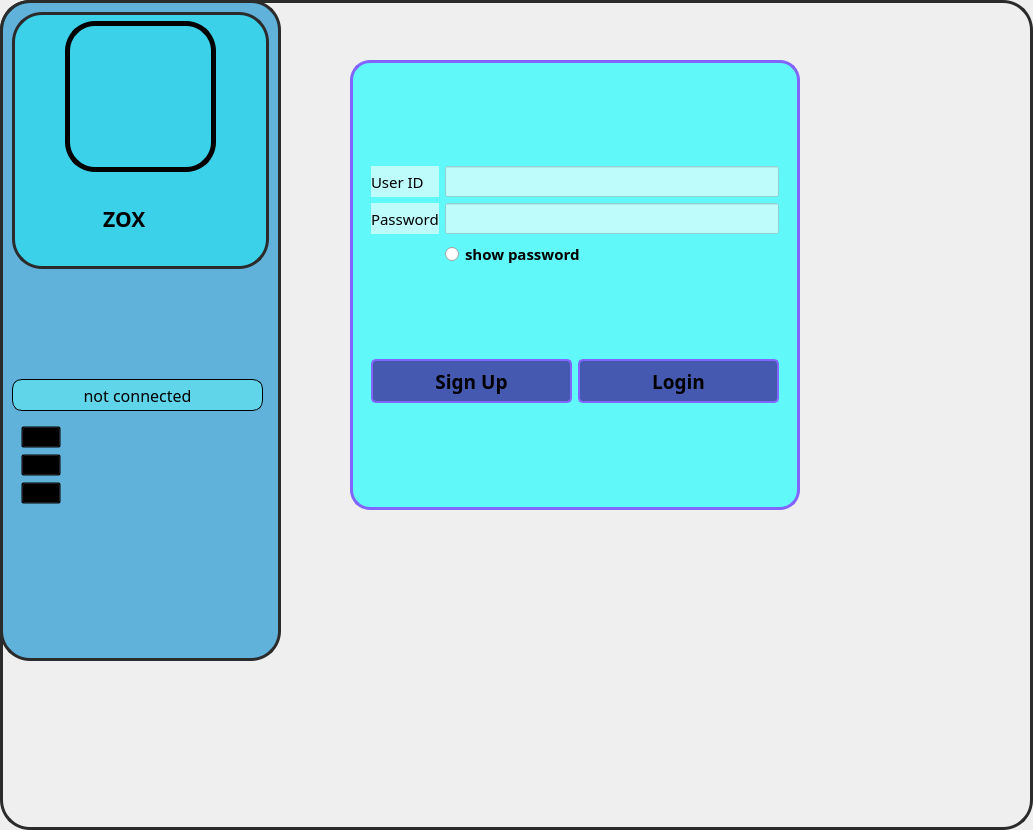
<?xml version="1.0" encoding="UTF-8"?>
<ui version="4.0">
 <class>HeatSink_login</class>
 <widget class="QMainWindow" name="HeatSink_login">
  <property name="geometry">
   <rect>
    <x>0</x>
    <y>0</y>
    <width>1033</width>
    <height>830</height>
   </rect>
  </property>
  <property name="minimumSize">
   <size>
    <width>1033</width>
    <height>830</height>
   </size>
  </property>
  <property name="maximumSize">
   <size>
    <width>1033</width>
    <height>830</height>
   </size>
  </property>
  <property name="font">
   <font>
    <family>BankGothic Md BT</family>
    <pointsize>12</pointsize>
   </font>
  </property>
  <property name="windowTitle">
   <string>HeatSink-Login</string>
  </property>
  <property name="windowIcon">
   <iconset>
    <normaloff>etro.svg</normaloff>etro.svg</iconset>
  </property>
  <property name="autoFillBackground">
   <bool>false</bool>
  </property>
  <property name="styleSheet">
   <string notr="true">#lback{
background-color: rgba(0, 136, 204,60%);
border-radius : 30px 30px;
border:3px solid #2b2b2b;

}
#backfull{
background-image:url(hu.jpg);
scaled-contents:true;
border:3px solid #2b2b2b;
border-radius: 30px;

}
#logo{
border-radius:30px;
border:3px solid #2b2b2b;

}

#whitelog{
background-color: rgba(0, 254, 254,40%);
border-radius:30px;
border:3px solid #2b2b2b;
}
#logdet{
background-color:rgba(0, 254, 254,60%);
border: 3px solid #8265fe;
border-radius:20px
}

#label1 ,#label2 ,#usrin,#passin{
background-color:rgba(254, 254, 254,60%);
height:25px
}

#loginbtn,#signbtn{
background-color:rgba(62, 49, 157,80%);
border:2px solid #8265fe;
border-radius:5px;
height:30px;
padding:5px;

}

#fb,#insta,#twitter{
background:transparent;
}
#connect{
background-color:rgba(96, 248, 248,50%);
border-radius:10px;
height:30px;
width:251px;
border:1px solid black;
}</string>
  </property>
  <property name="iconSize">
   <size>
    <width>30</width>
    <height>30</height>
   </size>
  </property>
  <widget class="QWidget" name="backfull">
   <property name="maximumSize">
    <size>
     <width>1033</width>
     <height>830</height>
    </size>
   </property>
   <property name="autoFillBackground">
    <bool>false</bool>
   </property>
   <property name="styleSheet">
    <string notr="true"/>
   </property>
   <layout class="QGridLayout" name="gridLayout"/>
   <widget class="QFrame" name="lback">
    <property name="geometry">
     <rect>
      <x>0</x>
      <y>0</y>
      <width>281</width>
      <height>661</height>
     </rect>
    </property>
    <property name="minimumSize">
     <size>
      <width>251</width>
      <height>661</height>
     </size>
    </property>
    <property name="maximumSize">
     <size>
      <width>281</width>
      <height>821</height>
     </size>
    </property>
    <property name="styleSheet">
     <string notr="true"/>
    </property>
    <layout class="QGridLayout" name="gridLayout_3">
     <item row="0" column="0" colspan="2" alignment="Qt::AlignTop">
      <widget class="QWidget" name="whitelog" native="true">
       <property name="minimumSize">
        <size>
         <width>257</width>
         <height>257</height>
        </size>
       </property>
       <property name="maximumSize">
        <size>
         <width>257</width>
         <height>257</height>
        </size>
       </property>
       <layout class="QGridLayout" name="gridLayout_5">
        <item row="0" column="0">
         <widget class="QLabel" name="badge">
          <property name="maximumSize">
           <size>
            <width>151</width>
            <height>151</height>
           </size>
          </property>
          <property name="autoFillBackground">
           <bool>false</bool>
          </property>
          <property name="styleSheet">
           <string notr="true">#badge{
border-radius:30px;
border:5px solid black}</string>
          </property>
          <property name="frameShape">
           <enum>QFrame::StyledPanel</enum>
          </property>
          <property name="frameShadow">
           <enum>QFrame::Raised</enum>
          </property>
          <property name="text">
           <string/>
          </property>
          <property name="pixmap">
           <pixmap>etro.svg</pixmap>
          </property>
          <property name="scaledContents">
           <bool>true</bool>
          </property>
         </widget>
        </item>
        <item row="1" column="0">
         <widget class="QLabel" name="label">
          <property name="maximumSize">
           <size>
            <width>151</width>
            <height>82</height>
           </size>
          </property>
          <property name="font">
           <font>
            <family>Clarendon BT</family>
            <pointsize>16</pointsize>
            <weight>75</weight>
            <bold>true</bold>
           </font>
          </property>
          <property name="text">
           <string>       ZOX</string>
          </property>
          <property name="textFormat">
           <enum>Qt::PlainText</enum>
          </property>
          <property name="scaledContents">
           <bool>true</bool>
          </property>
         </widget>
        </item>
       </layout>
      </widget>
     </item>
     <item row="4" column="0">
      <widget class="QFrame" name="frame">
       <property name="maximumSize">
        <size>
         <width>251</width>
         <height>232</height>
        </size>
       </property>
       <layout class="QFormLayout" name="formLayout">
        <item row="0" column="0">
         <widget class="QPushButton" name="insta">
          <property name="text">
           <string/>
          </property>
          <property name="icon">
           <iconset>
            <normaloff>icaon/soc/instagram (1).png</normaloff>icaon/soc/instagram (1).png</iconset>
          </property>
          <property name="iconSize">
           <size>
            <width>50</width>
            <height>50</height>
           </size>
          </property>
         </widget>
        </item>
        <item row="2" column="0">
         <widget class="QPushButton" name="twitter">
          <property name="text">
           <string/>
          </property>
          <property name="icon">
           <iconset>
            <normaloff>icaon/soc/twitter.png</normaloff>icaon/soc/twitter.png</iconset>
          </property>
          <property name="iconSize">
           <size>
            <width>50</width>
            <height>50</height>
           </size>
          </property>
         </widget>
        </item>
        <item row="1" column="0">
         <widget class="QPushButton" name="fb">
          <property name="text">
           <string/>
          </property>
          <property name="icon">
           <iconset>
            <normaloff>icaon/soc/facebook (1).png</normaloff>icaon/soc/facebook (1).png</iconset>
          </property>
          <property name="iconSize">
           <size>
            <width>50</width>
            <height>50</height>
           </size>
          </property>
         </widget>
        </item>
       </layout>
      </widget>
     </item>
     <item row="1" column="0">
      <widget class="QPushButton" name="connect">
       <property name="font">
        <font>
         <family>BankGothic Md BT</family>
         <pointsize>12</pointsize>
        </font>
       </property>
       <property name="text">
        <string>not connected</string>
       </property>
       <property name="icon">
        <iconset resource="icaon/reso.qrc">
         <normaloff>:/white/white/activity.svg</normaloff>:/white/white/activity.svg</iconset>
       </property>
       <property name="iconSize">
        <size>
         <width>24</width>
         <height>24</height>
        </size>
       </property>
      </widget>
     </item>
    </layout>
   </widget>
   <widget class="QFrame" name="logdet">
    <property name="geometry">
     <rect>
      <x>350</x>
      <y>60</y>
      <width>450</width>
      <height>450</height>
     </rect>
    </property>
    <property name="minimumSize">
     <size>
      <width>450</width>
      <height>450</height>
     </size>
    </property>
    <property name="maximumSize">
     <size>
      <width>500</width>
      <height>500</height>
     </size>
    </property>
    <property name="styleSheet">
     <string notr="true"/>
    </property>
    <property name="frameShape">
     <enum>QFrame::StyledPanel</enum>
    </property>
    <property name="frameShadow">
     <enum>QFrame::Raised</enum>
    </property>
    <layout class="QGridLayout" name="gridLayout_2">
     <item row="0" column="0">
      <widget class="QWidget" name="widget" native="true">
       <property name="maximumSize">
        <size>
         <width>500</width>
         <height>500</height>
        </size>
       </property>
       <layout class="QGridLayout" name="gridLayout_4">
        <item row="1" column="0">
         <layout class="QHBoxLayout" name="horizontalLayout">
          <property name="spacing">
           <number>6</number>
          </property>
          <property name="sizeConstraint">
           <enum>QLayout::SetMinAndMaxSize</enum>
          </property>
          <item>
           <widget class="QPushButton" name="signbtn">
            <property name="font">
             <font>
              <family>Bahnschrift Condensed</family>
              <pointsize>14</pointsize>
              <weight>75</weight>
              <bold>true</bold>
             </font>
            </property>
            <property name="text">
             <string>Sign Up</string>
            </property>
           </widget>
          </item>
          <item>
           <widget class="QPushButton" name="loginbtn">
            <property name="font">
             <font>
              <family>Bahnschrift Condensed</family>
              <pointsize>14</pointsize>
              <weight>75</weight>
              <bold>true</bold>
             </font>
            </property>
            <property name="text">
             <string>Login</string>
            </property>
           </widget>
          </item>
         </layout>
        </item>
        <item row="0" column="0">
         <layout class="QGridLayout" name="kgrid">
          <item row="1" column="1">
           <widget class="QLineEdit" name="passin"/>
          </item>
          <item row="0" column="1">
           <widget class="QLineEdit" name="usrin"/>
          </item>
          <item row="0" column="0">
           <widget class="QLabel" name="label1">
            <property name="font">
             <font>
              <family>ROG Fonts</family>
              <pointsize>11</pointsize>
              <weight>50</weight>
              <bold>false</bold>
             </font>
            </property>
            <property name="text">
             <string>User ID</string>
            </property>
           </widget>
          </item>
          <item row="1" column="0">
           <widget class="QLabel" name="label2">
            <property name="font">
             <font>
              <family>ROG Fonts</family>
              <pointsize>11</pointsize>
              <weight>50</weight>
              <bold>false</bold>
             </font>
            </property>
            <property name="text">
             <string>Password</string>
            </property>
           </widget>
          </item>
          <item row="2" column="1">
           <widget class="QRadioButton" name="show">
            <property name="font">
             <font>
              <family>Berlin Sans FB Demi</family>
              <pointsize>11</pointsize>
              <weight>75</weight>
              <bold>true</bold>
             </font>
            </property>
            <property name="text">
             <string>show password</string>
            </property>
           </widget>
          </item>
         </layout>
        </item>
       </layout>
      </widget>
     </item>
    </layout>
   </widget>
  </widget>
 </widget>
 <resources>
  <include location="icaon/reso.qrc"/>
 </resources>
 <connections/>
</ui>
